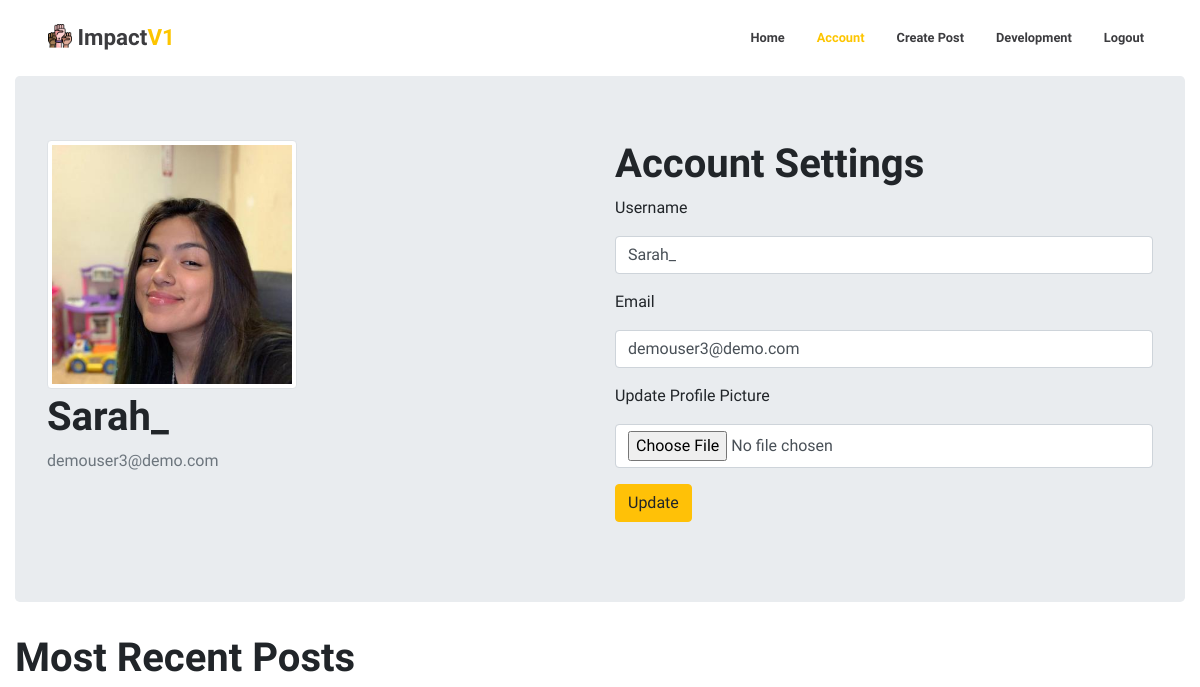
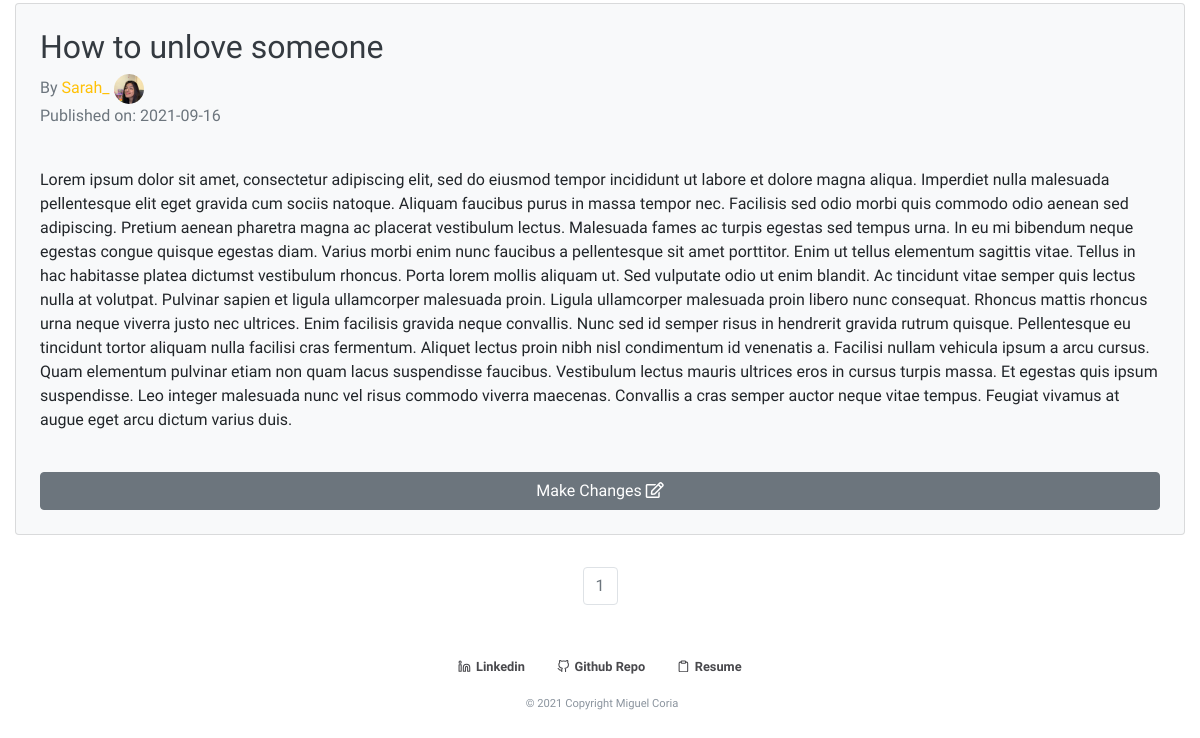
The page /account (signed in) on the database as committed earlier (2 pictures, top to bottom).
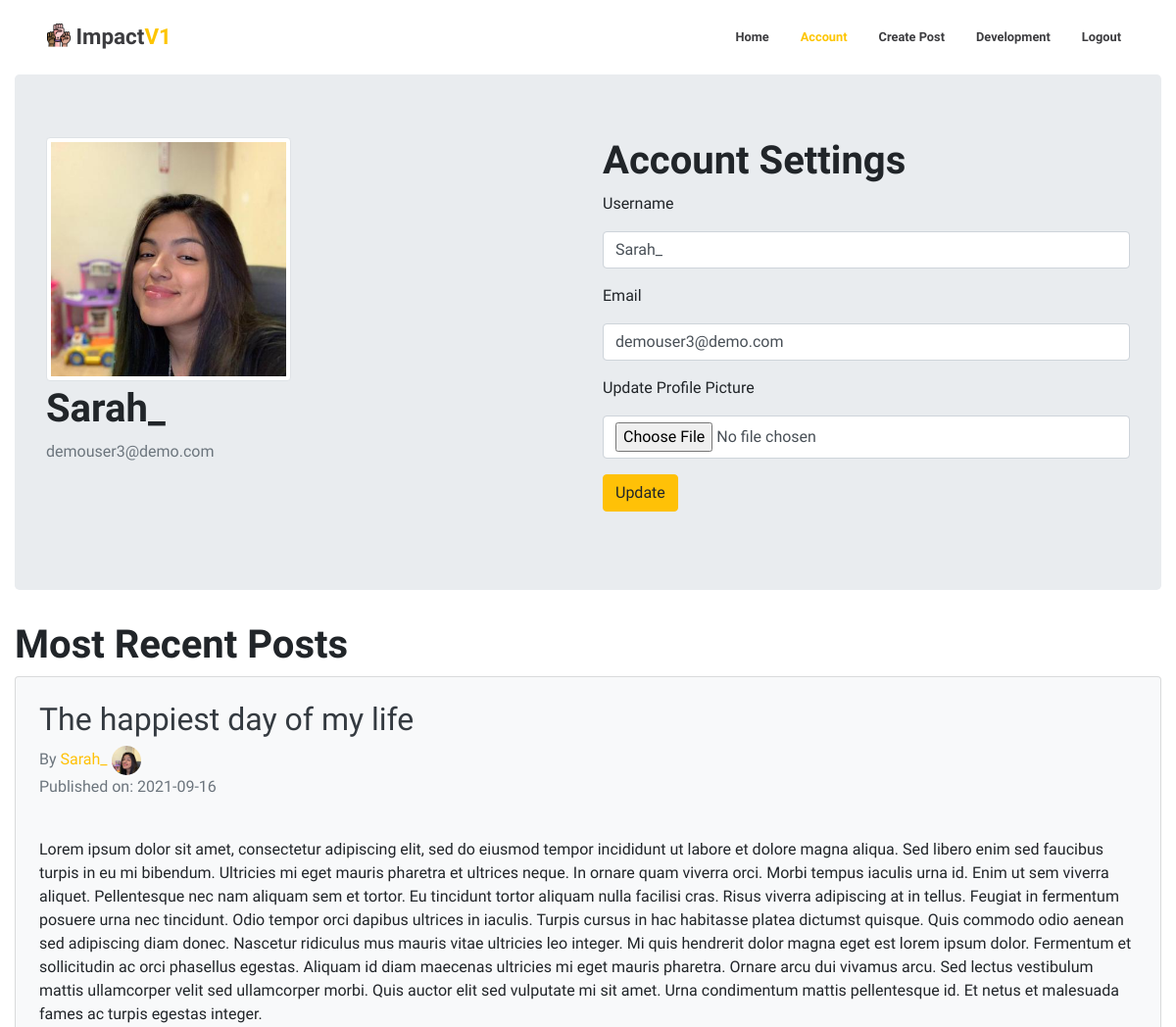
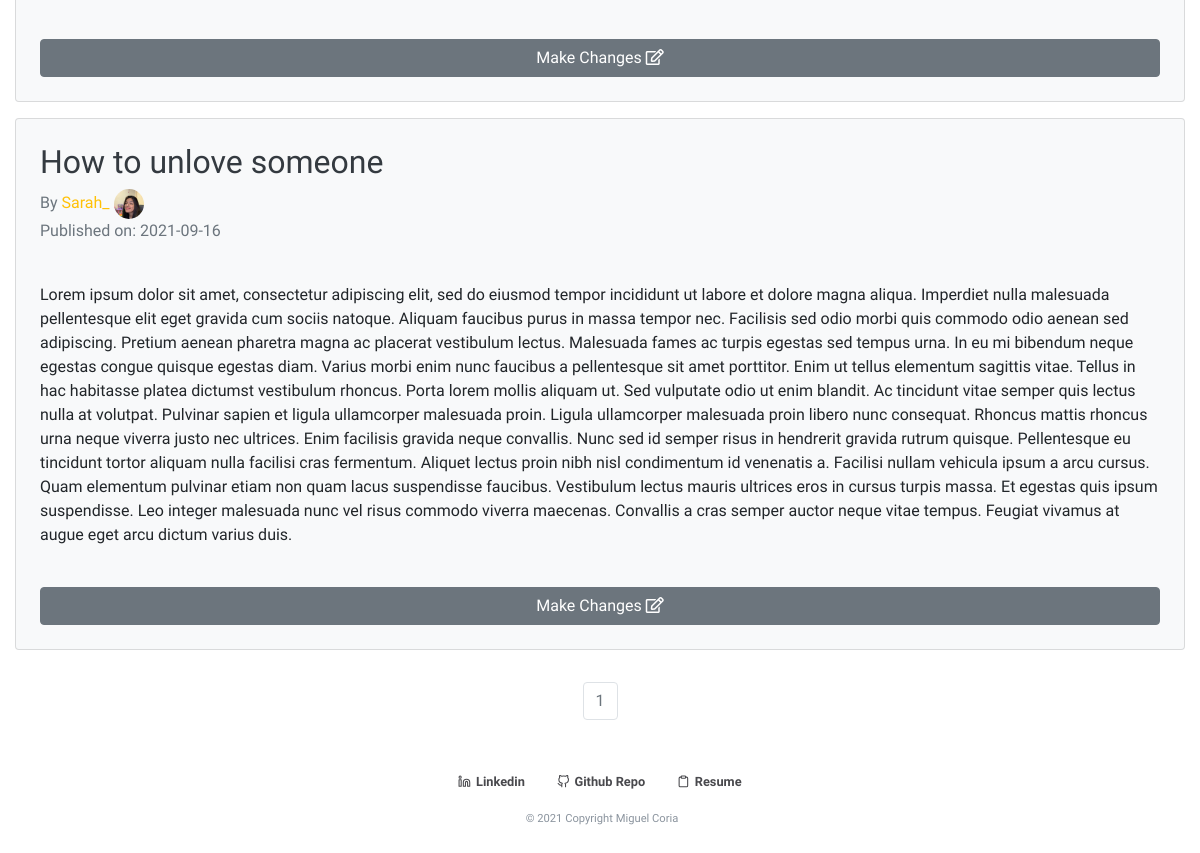
The same page on the database as committed later (2 pictures, top to bottom).
### impact/models.py (models this page shows, shortened)
class Post(db.Model):
    users = db.relationship(User)
    id = db.Column(db.Integer, primary_key=True)
    post_image = db.Column(db.String(64), nullable=False, default='default_thumb.png')
    user_id = db.Column(db.Integer, db.ForeignKey('users.id'), nullable=False)
    date = db.Column(db.DateTime, nullable=False, default=datetime.utcnow)
    title = db.Column(db.String(140), nullable=False)
    text = db.Column(db.Text, nullable=False)

class User(db.Model,UserMixin):
    __tablename__ = 'users'
    id = db.Column(db.Integer, primary_key=True)
    profile_image = db.Column(db.String(64), nullable=False, default='default_profile.png')
    email = db.Column(db.String(64), unique=True, index=True)
    username = db.Column(db.String(64), unique=True, index=True)
    password_hash = db.Column(db.String(128))
    posts = db.relationship("Post", backref="author", lazy=True)

### impact/users/views.py (the view)
@users.route('/account', methods=['GET', 'POST'])
@login_required
def account():
    page = request.args.get('page', 1, type=int)
    posts = Post.query.filter_by(user_id=current_user.id).order_by(Post.date.desc()).paginate(page=page, per_page=3)
    user = User.query.filter_by(username=current_user.username).first()
    form = UpdateUserForm()
    if form.validate_on_submit():
        email = User.query.filter_by(email=form.email.data).first()
        user = User.query.filter_by(username=form.username.data).first()
        if form.avatar.data:
            username = current_user.username
            pic = add_profile_pic(form.avatar.data, username)
            current_user.profile_image = pic
        if form.username.data == current_user.username and form.email.data == current_user.email:
            flash('Your account is already up to date!', 'success')
            db.session.commit()
            return redirect(url_for('users.account'))
        if user is not None and email is not None:
            flash('Your account could not be updated', 'error')
            db.session.commit()
            return redirect(url_for('users.account'))
        current_user.username = form.username.data
        current_user.email = form.email.data
        db.session.commit()
        flash(u'Your account has been successfully updated!', 'success')
        return redirect(url_for('users.account'))
    elif request.method == "GET":
        form.username.data = current_user.username
        form.email.data = current_user.email
    profile_image = url_for('static', filename='profile_pics/' + current_user.profile_image)
    return render_template('account.html', profile_image=profile_image, form=form, posts=posts, user=user)

### impact/users/forms.py (shortened to what this page needs)
class UpdateUserForm(FlaskForm):
    email = StringField('Email', validators=[DataRequired(), Email()])
    username = StringField('Username', validators=[DataRequired()])
    avatar = FileField('Update Profile Picture', validators=[
                        FileAllowed(['jpg', 'png', 'jpeg', 'gif'])])
    submit = SubmitField('Update')

### impact/models.py (called while the page is built)
@login_manager.user_loader
def load_user(user_id):
    return User.query.get(user_id)

### impact/templates/account.html (shortened to what this page needs)
{% extends "base.html" %}
{% block content %}
<div class="jumbotron">
<div class="row">
  <div class="col">
    <img class="img-thumbnail mb-1" align='center' src="{{url_for('static',filename='profile_pics/'+current_user.profile_image)}}" width="250">
    <h1 class="font-weight-bold">{{current_user.username}}</h1>
    <p class='text-muted'>{{ current_user.email }}</p>
  </div>
  <div class="col container">
  <h1 class="font-weight-bold">Account Settings</h1>
    <form  method="POST" action="" enctype="multipart/form-data">
    <div class="form-group">
        {{form.username.label(class='form-group')}}
        {{form.username(class='form-control')}}
      </div>
      <div class="form-group">
      {{form.email.label(class='form-group')}}
      {{form.email(class='form-control')}}
      </div>
      <div class="form-group">
      {{form.avatar.label(class='form-group')}}
      {{form.avatar(class='form-control')}}
      </div>
      <div class="form-group">
       {{form.submit(class='btn btn-warning')}}
      </div>
    </form>
  </div>
  </div>
</div>
<div>
  <h1 class="font-weight-bold">Most Recent Posts</h1>
{% for post in posts.items  %}
<div class="card bg-light mb-3 p-4">
  <h2 class="text-dark"> <a class="text-dark" href="{{url_for('blog_post.blog_post',blog_post_id=post.id)}}">{{post.title}}</a> </h2>
  <a class="text-muted" href="{{url_for('users.user_posts',username=post.author.username)}}"><span class="text-muted">By </span><span class="text-warning">{{post.author.username}}</span> <img class=" card-image" align='center' src="{{url_for('static',filename='profile_pics/'+post.author.profile_image)}}" width="30"></a>
  <p class='text-muted'>Published on: {{post.date.strftime("%Y-%m-%d")}}</p>
   <br>
   <p>{{post.text}}</p>
   <br>
  <a href="{{ url_for('blog_post.blog_post', blog_post_id=post.id) }}" class="btn btn-secondary">Make Changes <i class="far fa-edit"></i></a>
</div>
{% endfor %}
</div>
</div>
<nav aria-label='Page Navigation example'>
<ul class="pagination justify-content-center">
    {% for page_num in posts.iter_pages(left_edge=1,right_edge=1,left_current=1,right_current=2)  %}
      {% if posts.page == page_num %}
      <li class='page-item disabled'>
        <a class="page-link" href="{{url_for('users.account',username=user.username,page=page_num)}}">{{ page_num}}</a>
      </li>
      {% else %}
      <li class='page-item'>
        <a class="page-link text-dark" href="{{url_for('users.account',username=user.username,page=page_num)}}">{{ page_num}}</a>
      </li>
      {% endif %}
    {% endfor %}
  </ul>
</nav>
{% endblock %}

Rows that differ between the two databases and show on the page:
added Post: title "The happiest day of my life", author.username "Sarah_", profile_image (picture), date "2021-09-16", text "Lorem ipsum dolor sit amet, consectetur adipiscing elit, sed do eiusmod tempor incididunt ut labore et dolore magna aliqua. Sed libero enim sed faucibus turpis in eu mi bibendum. Ultricies mi eget mauris pharetra et ultrices neque. In ornare quam viverra orci. Morbi tempus iaculis urna id. Enim ut sem viverra aliquet. Pellentesque nec nam aliquam sem et tortor. Eu tincidunt tortor aliquam nulla facilisi cras. Risus viverra adipiscing at in tellus. Feugiat in fermentum posuere urna nec tincidunt. Odio tempor orci dapibus ultrices in iaculis. Turpis cursus in hac habitasse platea dictumst quisque. Quis commodo odio aenean sed adipiscing diam donec. Nascetur ridiculus mus mauris vitae…"
